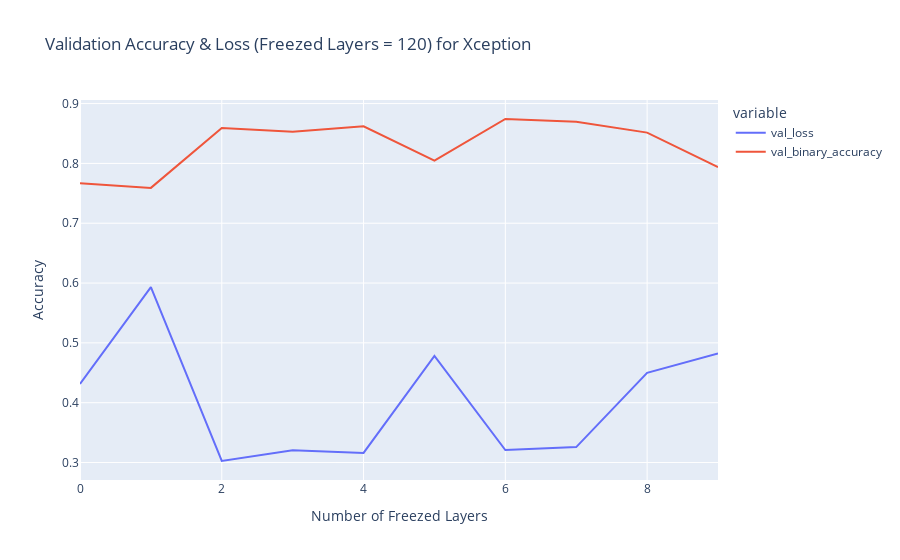

Write notebook code for a chart like this one.
### Markdown cell above
Plotting accuracy and loss for the worst results achieved and that is for the freezed layers = 120 with the Accuracy = 0.885546386241912 and the Loss = 0.482201904058456. Although, as the epochs are increased the accuracy and loss and increasing and decreaseing respectively, we have achieved optimum results with freezed layers = 105.

### Code cell
df_xception = getData_xception()
df_xception = df_xception[df_xception.freezed_layer == 120]
fig = px.line(
    df_xception, 
    x='Epoch', 
    y=['val_loss','val_binary_accuracy'],
    title="Validation Accuracy & Loss (Freezed Layers = 120) for Xception"
).update_layout(xaxis_title="Number of Freezed Layers", yaxis_title="Accuracy")
fig.show()

### Figure 1 — Plotly figure (JSON) as saved in the notebook; plotly's stock layout.template omitted (floating-point values rounded to 4 significant figures)
{"data": [{"hovertemplate": "variable=val_loss<br>Epoch=%{x}<br>value=%{y}<extra></extra>", "legendgroup": "val_loss", "line": {"color": "#636efa", "dash": "solid"}, "marker": {"symbol": "circle"}, "mode": "lines", "name": "val_loss", "orientation": "v", "showlegend": true, "x": [0, 1, 2, 3, 4, 5, 6, 7, 8, 9], "xaxis": "x", "y": [0.4313, 0.5931, 0.3025, 0.3204, 0.316, 0.4782, 0.3209, 0.3258, 0.4499, 0.4822], "yaxis": "y", "type": "scatter"}, {"hovertemplate": "variable=val_binary_accuracy<br>Epoch=%{x}<br>value=%{y}<extra></extra>", "legendgroup": "val_binary_accuracy", "line": {"color": "#EF553B", "dash": "solid"}, "marker": {"symbol": "circle"}, "mode": "lines", "name": "val_binary_accuracy", "orientation": "v", "showlegend": true, "x": [0, 1, 2, 3, 4, 5, 6, 7, 8, 9], "xaxis": "x", "y": [0.7667, 0.7591, 0.8591, 0.853, 0.8621, 0.8045, 0.8742, 0.8697, 0.8515, 0.7939], "yaxis": "y", "type": "scatter"}], "layout": {"xaxis": {"anchor": "y", "domain": [0, 1], "title": {"text": "Number of Freezed Layers"}, "type": "linear", "range": [0, 9], "autorange": true}, "yaxis": {"anchor": "x", "domain": [0, 1], "title": {"text": "Accuracy"}, "type": "linear", "range": [0.2708, 0.906], "autorange": true}, "legend": {"title": {"text": "variable"}, "tracegroupgap": 0}, "title": {"text": "Validation Accuracy & Loss (Freezed Layers = 120) for Xception"}, "autosize": true}}
